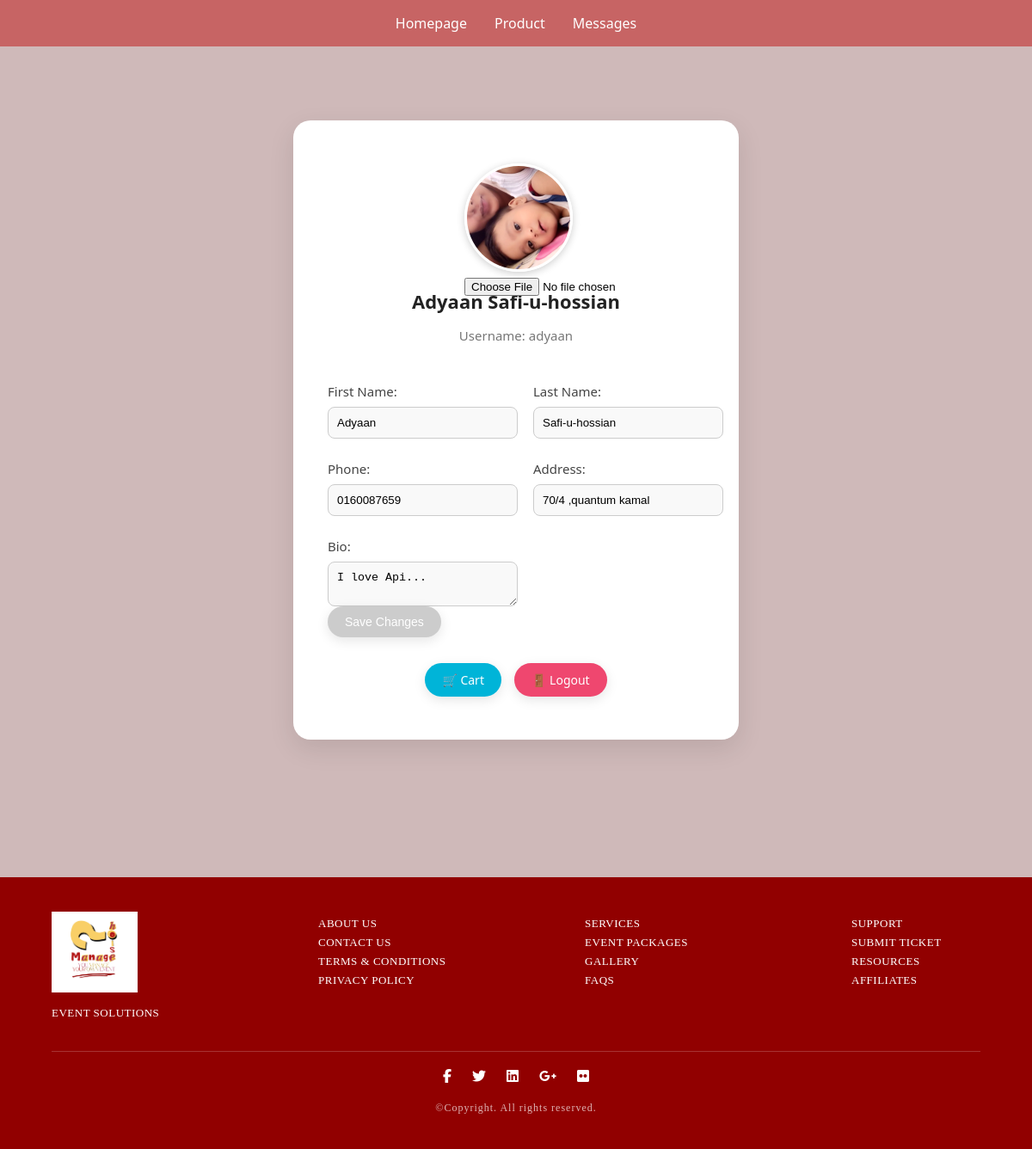
/profile/?edit=true (signed in), run on the app's committed database.
### EventApp/models.py (models this page shows, shortened)
class C_profile(models.Model):
    user = models.OneToOneField(User, on_delete=models.CASCADE)
    phone = models.CharField(max_length=15, blank=True)
    profile_picture = models.ImageField(
        upload_to='profile/',
        default='profile/user.png',  # Set default image path
        blank=True,
        null=True
    )
    bio = models.TextField(blank=True)
    address = models.CharField(max_length=255, blank=True)  # Add address field

### EventApp/views.py (the view, shortened to what this page needs)
# urls.py: path('profile/', views.profile_view, name='profile'),
@login_required
def profile_view(request):
    try:
        profile = C_profile.objects.get(user=request.user)
    except C_profile.DoesNotExist:
        profile = C_profile(user=request.user)
        profile.save()
    editable = request.GET.get('edit') == 'true'
    return render(request, 'EventApp/profile.html', {'profile': profile, 'editable': editable})

### template/EventApp/profile.html (shortened to what this page needs)
{% load static %}
<!DOCTYPE html>
<html lang="en">
  <head>
    <link rel="stylesheet" href="{% static 'css/profile.css' %}" />
    <link
      rel="stylesheet"
      href="https://cdnjs.cloudflare.com/ajax/libs/font-awesome/6.5.0/css/all.min.css"
    />
  </head>
  <body>
    <div class="header profile-header-bar">
      <nav class="nav-links">
        <a href="/">Homepage</a>
        <a href="/product/">Product</a>
        <a href="#">Messages</a>
      </nav>
    </div>
    <div class="profile-wrapper">
      <div class="profile-card">
        <form method="POST" enctype="multipart/form-data" action="{% url 'profile' %}">
          <div class="profile-header">
            <div class="profile-img-wrapper">
              <img
                id="profile-preview"
                src="{{ profile.profile_picture.url }}"
                alt="Profile Picture"
                class="profile-img"
              />
              {% if editable %}
                <input
                  type="file"
                  id="profile-upload"
                  name="profile_picture"
                  accept="image/*"
                  style="display: inline-block;"
                />
              {% else %}
                <input type="file" id="profile-upload" name="profile_picture" accept="image/*" style="display: none;" />
              {% endif %}
            </div>
            <div class="profile-header-text">
              <h2>{{ profile.user.first_name }} {{ profile.user.last_name }}</h2>
              <p class="username">Username: {{ profile.user.username }}</p>
            </div>
          </div>
          <div class="profile-info">
            <div>
              <label for="first_name">First Name:</label>
              <input
                type="text"
                id="first_name"
                name="first_name"
                value="{{ profile.user.first_name }}"
                class="editable-field"
              />
            </div>
            <div>
              <label for="last_name">Last Name:</label>
              <input
                type="text"
                id="last_name"
                name="last_name"
                value="{{ profile.user.last_name }}"
                class="editable-field"
              />
            </div>
            <div>
              <label for="phone">Phone:</label>
              <input
                type="text"
                id="phone"
                name="phone"
                value="{{ profile.phone }}"
                class="editable-field"
              />
            </div>
            <div>
              <label for="address">Address:</label>
              <input
                type="text"
                id="address"
                name="address"
                value="{{ profile.address }}"
                class="editable-field"
              />
            </div>
            <div>
              <label for="bio">Bio:</label>
              <textarea
                id="bio"
                name="bio"
                class="editable-field"
              >{{ profile.bio }}</textarea>
            </div>
          </div>
          {% if editable %}
          <button type="submit" class="btn save-btn" id="save-btn" disabled>
            Save Changes
          </button>
          {% endif %}
        </form>
        <div class="profile-actions">
          <a href="cart/" class="btn cart-btn">🛒 Cart</a>
          <a href="{% url 'logout' %}" class="btn logout-btn">🚪 Logout</a>
        </div>
      </div>
    </div>
    <footer class="footer">
      <div class="footer-container">
        <div class="footer-column logo-column">
          <img src="{% static 'image/our_logo.png' %}" alt="ManageHouse Logo" class="footer-logo" />
          <p class="footer-small">Event Solutions</p>
        </div>
        <div class="footer-column">
          <p><a href="#">About Us</a></p>
          <p><a href="#">Contact Us</a></p>
          <p><a href="#">Terms & Conditions</a></p>
          <p><a href="#">Privacy Policy</a></p>
        </div>
        <div class="footer-column">
          <p><a href="#">Services</a></p>
          <p><a href="#">Event Packages</a></p>
          <p><a href="#">Gallery</a></p>
          <p><a href="#">FAQs</a></p>
        </div>
        <div class="footer-column">
          <p><a href="#">Support</a></p>
          <p><a href="#">Submit Ticket</a></p>
          <p><a href="#">Resources</a></p>
          <p><a href="#">Affiliates</a></p>
        </div>
      </div>
      <div class="footer-divider"></div>
      <div class="footer-social">
        <a href="#"><i class="fab fa-facebook-f"></i></a>
        <a href="#"><i class="fab fa-twitter"></i></a>
        <a href="#"><i class="fab fa-linkedin"></i></a>
        <a href="#"><i class="fab fa-google-plus-g"></i></a>
        <a href="#"><i class="fab fa-flickr"></i></a>
      </div>
      <p class="footer-copy">©Copyright. All rights reserved.</p>
    </footer>
  </body>
</html>

### static/css/profile.css (style rules this page uses)
html { scroll-behavior: smooth; }
body { margin: 0; padding-top: 80px; font-family: "Segoe UI", sans-serif; background: #cfb9b9; min-height: 100vh; display: flex; flex-direction: column; align-items: center; }
.header { background-color: #c76464; color: white; padding: 1.5rem 2rem; position: relative; width: 100%; z-index: 100; }
.profile-header-bar { width: 100%; display: flex; justify-content: center; align-items: center; background-color: #c76464; padding: 1rem 0; position: absolute; top: 0; left: 0; z-index: 10; }
.nav-links { display: flex; gap: 2rem; }
.nav-links a { color: white; text-decoration: none; font-size: 1rem; font-weight: 500; transition: color 0.3s ease; }
.profile-card { width: 100%; max-width: 800px; background: #ffffff; border-radius: 20px; padding: 50px 40px; box-shadow: 0 10px 30px rgba(0, 0, 0, 0.1); margin: 60px auto 80px auto; box-sizing: border-box; }
.profile-header { display: flex; flex-direction: column; align-items: center; text-align: center; gap: 15px; }
.profile-img-wrapper { position: relative; width: 120px; height: 120px; }
.profile-img { width: 100%; height: 100%; object-fit: cover; border-radius: 50%; border: 3px solid white; box-shadow: 0 2px 10px rgba(0, 0, 0, 0.2); }
.profile-header-text h2 { margin: 10px 0 0; font-size: 22px; color: #222; }
.username { color: #777; font-size: 15px; }
.profile-info { margin-top: 30px; display: grid; grid-template-columns: 1fr 1fr; gap: 25px 40px; font-size: 15px; color: #444; }
.profile-info > div { display: flex; flex-direction: column; gap: 8px; }
.profile-wrapper { flex: 1; display: flex; justify-content: center; align-items: center; padding-bottom: 80px; }
.profile-actions { margin-top: 30px; display: flex; justify-content: center; gap: 15px; flex-wrap: wrap; }
.profile-info input, .profile-info textarea { padding: 10px; border-radius: 8px; border: 1px solid #ccc; background-color: #f9f9f9; }
.btn { padding: 10px 20px; border: none; border-radius: 25px; color: white; font-size: 14px; cursor: pointer; text-decoration: none; transition: background 0.3s ease; box-shadow: 0 4px 14px rgba(0, 0, 0, 0.1); }
.cart-btn { background-color: #00b4d8; }
.logout-btn { background-color: #ef476f; }
.save-btn { background-color: #555; }
.editable-field { padding: 10px; border-radius: 10px; border: 1px solid #ccc; width: 100%; background-color: #f9f9f9; }
.footer { width: 100%; background-color: #910000; color: white; padding: 40px 20px; font-family: "Volkhov", serif; }
.footer-container { max-width: 1200px; margin: 0 auto; display: flex; flex-wrap: wrap; justify-content: space-around; gap: 40px; text-align: left; }
.footer-column { min-width: 150px; }
.footer-logo { width: 100px; height: auto; margin-bottom: 10px; }
.logo-column { display: flex; flex-direction: column; align-items: flex-start; }
.footer-small { font-size: 12px; letter-spacing: 1px; text-transform: uppercase; }
.footer-column p, .footer-column a { font-size: 13px; color: white; text-decoration: none; margin: 6px 0; text-transform: uppercase; letter-spacing: 0.5px; }
.footer-divider { height: 1px; background-color: #fff; opacity: 0.2; width: 90%; margin: 30px auto 20px; }
.footer-social { text-align: center; margin-bottom: 20px; }
.footer-social a { color: white; margin: 0 10px; font-size: 16px; text-decoration: none; }
.footer-copy { font-size: 12px; color: #fff; opacity: 0.7; text-align: center; letter-spacing: 1px; margin-bottom: 0; }

### data on the page
C_profile: profile_picture (picture), user.first_name "Adyaan", user.last_name "Safi-u-hossian", user.username "adyaan", first_name "Adyaan", last_name "Safi-u-hossian", phone "0160087659", address "70/4 ,quantum kamal", bio "I love Api..."
